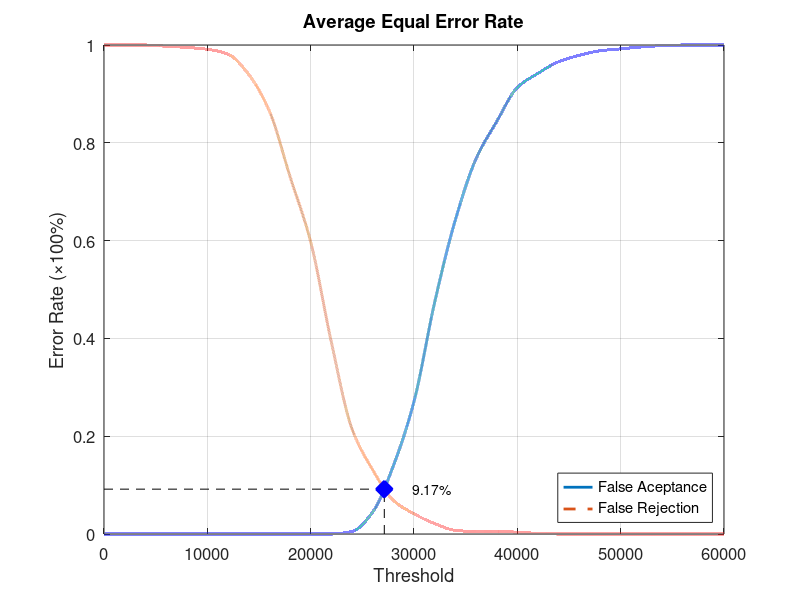
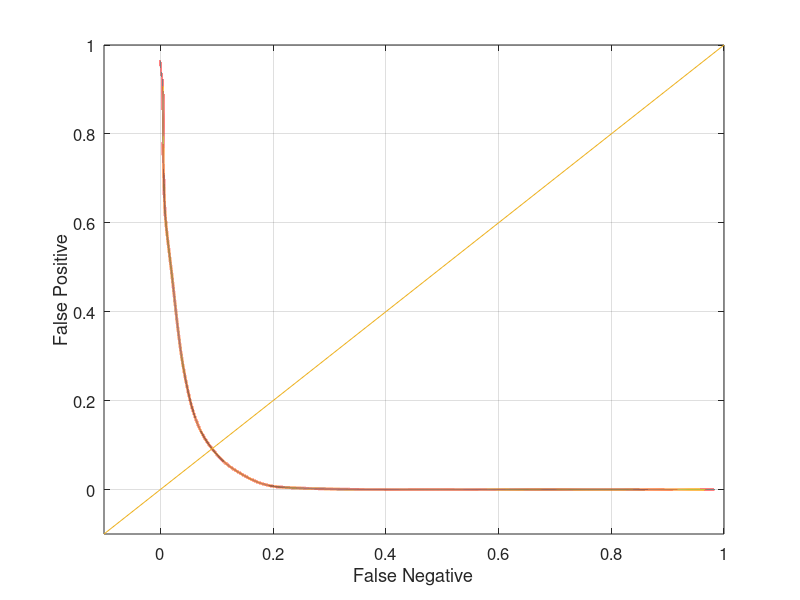

The MATLAB script that drew these images, in order:
function yEER = Experiment5Average
close all;
clear;
clc;
x = 0:2000:60000;
xq = 0:0.5:60000;

y0 = [0 0 0 0 0 0 0 0 0 0 0 0 0.00526316 0.0447368 0.139474 0.271053 0.473684 0.642105 0.767105 0.843421 0.913158 0.942105 0.965789 0.978947 0.988158 0.992105 0.996053 0.998684 1 1 1];
yy0 = interp1(x, y0, xq, 'pchip');
y1 = [1 1 1 0.9975 0.995 0.99125 0.98125 0.94 0.865 0.73125 0.5975 0.3925 0.215 0.13125 0.06875 0.04125 0.02125 0.0075 0.005 0.005 0.00375 0.00125 0 0 0 0 0 0 0 0 0];
yy1 = interp1(x, y1, xq, 'pchip');

% Calculating EER: 
y2 = abs(y0 - y1);
find(y2 == min(y2))
yy2 = abs(yy0 - yy1);
xEER = find(yy2 == min(yy2));
xEERIndex = xq(xEER) % X-axis EER
yEER = yy0(xEER) % Y-axis EER

main = figure
plot(xq, yy0,'-','LineWidth', 2);	hold on
plot(xq, yy1,'--','LineWidth', 2);	hold on
plot([xEERIndex xEERIndex], [0 yEER], 'k--');	hold on
plot([0 xEERIndex], [yEER yEER], 'k--');	hold on
plot(xEERIndex, yEER, 'bx', 'LineWidth', 10);	hold on
text(xEERIndex + 10 * xEERIndex / 100, yEER, [num2str(round((10000 * yEER)) / 100) '%'])
legend('False Aceptance', 'False Rejection', 'Location', 'SouthEast')
xlabel('Threshold')
ylabel('Error Rate (\times100%)')
title('Average Equal Error Rate')
set(gca, 'FontSize', 12)
axis([0 60000 0 1])
grid on

print(main, 'Experiment5AverageMain', '-dpng');
FNRxFPR = figure('Color', [1 1 1]);
plot(yy1, yy0, '-', yy1, yy0, 'LineWidth', 2);
hold on
y = -0.1:0.1:1
plot(y, y); 
set(gca, 'FontSize', 12)
xlabel('False Negative')
ylabel('False Positive')
axis([-0.1 1 -0.1 1])
set(gca, 'FontSize', 12)
grid on

print(FNRxFPR, 'Experiment5AverageFNRxFPR','-dpng');
end
